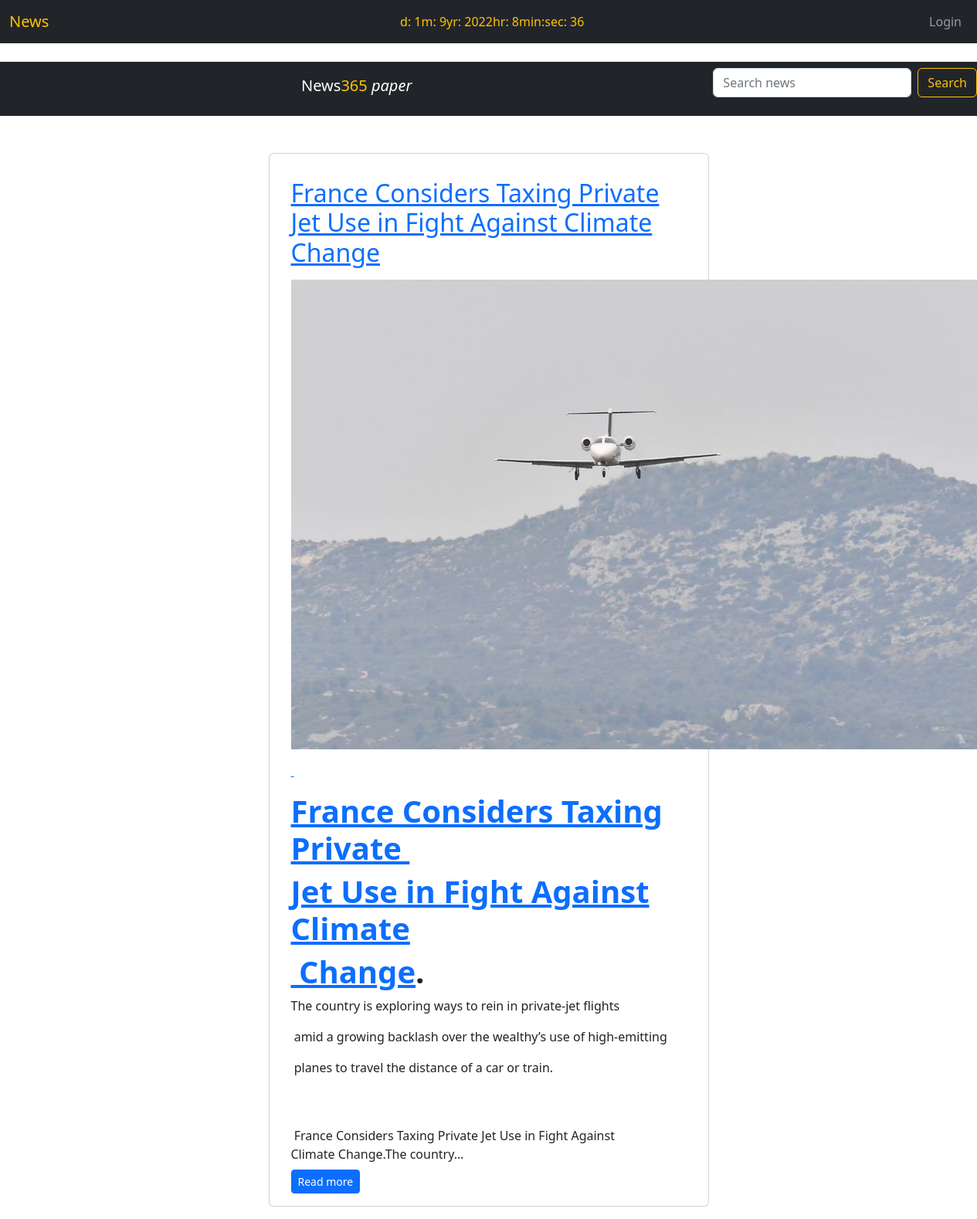
The page / on the database its author committed.
### news/models.py (models this page shows, shortened)
class New(models.Model):
    STATUS = (("Draft","DRAFT"), ("Public","PUBLIC"))
    id = models.UUIDField(primary_key=True, editable=False, default=uuid.uuid4)
    title = models.CharField(max_length=100, help_text='enter nick name here ...')
    status = models.CharField(
                max_length=10, choices=STATUS, default="STATUS", db_index=True
            )
    author = models.ForeignKey(User, on_delete=models.CASCADE, related_name="Authors", null=True, blank=True)
    content = CKEditor5Field('Contents', config_name='extends',null=True,blank=True, help_text="News Here ")
    published = models.DateTimeField(auto_now_add=True)
    created_at = models.DateTimeField(auto_now_add=True)
    updated_at = models.DateTimeField(auto_now_add=True)
    likes = models.ManyToManyField(User, related_name='favourite', blank=True)
    schedule_time = models.DateTimeField(default=datetime.now, null=True,blank=True, editable=True)
    class Meta:
        ordering = ['-created_at']

### news/views.py (the view)
# urls.py: path("", views.NewsListView.as_view(), name="home"),
class NewsListView(ListView):
    model = New
    template_name = "news/news_list.html"
    paginate_by = 3

### categories/context.py (called while the page is built)
def related(request):
    context = {
        'category_list': Category.objects.all(),
    }
    return context

### news/context_processors.py (called while the page is built)
def date_context_processor(request):
    current_datetime = datetime.datetime.now()
    return {
        'current_day': current_datetime.day,
        'current_month': current_datetime.month,
        'current_year': current_datetime.year,
        'current_hour': current_datetime.hour,
        'curent_minutes': current_datetime.minute,
        'current_seconds': current_datetime.second,
    }

### news/templates/news/news_list.html (shortened to what this page needs)
{% extends 'base.html' %}
{% block content %}
<div class="w3-container w3-white">
<div class="container mt-5">
  <div class="row">
    {% for news in new_list %}
    <div class="card col-lg-6 offset-lg-3 mb-3">
      <div class="card-body">
        <a href="{% url 'news:news-details' news.id %}">
          <h2 class="card-title my-3"> {{ news.title }}</h2>
          <div class="article-body">
            {{news.content|safe}}
        </div>
          <p class="card-text mb-auto py-2">{{ news.content|safe|striptags|truncatechars:100 }}</p>
          <div>
            <a href="{% url 'news:news-details' news.id %}" class="btn btn-primary btn-sm">Read more</a>
          </div>
        </a>
        </div>
    </div>
        </div>
    </div>
    {% endfor %}
  </div>
{% endblock %}

### news/templates/base.html (shortened to what this page needs)
{% load fontawesome_5 %}
<html lang="en">
  <head>
    <link href="https://cdn.jsdelivr.net/npm/bootstrap@5.2.0/dist/css/bootstrap.min.css" rel="stylesheet">
     <link rel="stylesheet" href="//cdnjs.cloudflare.com/ajax/libs/highlight.js/10.1.1/styles/monokai-sublime.min.css">
     {% fontawesome_5_static %}
</head>
  <body>
    <div class="container-fluid m-0 p-0">
            <nav class="navbar navbar-dark navbar-expand-lg bg-dark">
                <div class="container-fluid">
                  <a class="navbar-brand text-warning" href="{% url 'news:home' %}">News</a>
                  <ul class="navbar-nav text-warning me-auto mb-2 mb-lg-0">
                    <li>d: {{ current_day }}</li>
                    <li>m: {{ current_month }}</li>
                    <li>yr: {{ current_year }}</li>
                    <li>hr: {{ current_hour }}</li>
                    <li>min: {{ current_minute }}</li>
                    <li>sec: {{ current_seconds }}</li>
                  </ul>
                    <ul class="navbar-nav text-warning ml-auto" >
                        {% if user.is_authenticated %}
                            <li class="nav-item">
                            welcome: {{ user.username }}
                            <a class="nav-link" href="{% url 'logout' %}">Logout</a>
                        </li>
                        {% else %}
                        <li class="nav-item">
                            <a class="nav-link" href="{% url 'login' %}" >Login</a>
                        </li>
                        {% endif %}
                    </ul>
                </div>
            </nav>
        </div>
    <div>
        <div>
            <nav class="navbar navbar-expand-lg navbar-dark bg-dark mt-4">
                <h5 class="text-white me-auto ms-auto">News<span class="text-warning">365</span> <em>paper</em></h5>
                <form class="d-flex"  id="newsQuery" placeholder="search news" method="GET">
                    <input class="form-control me-2" type="search" placeholder="Search news" aria-label="Search">
                    <button class="btn btn-outline-warning outline-warning" type="button" id="#search">Search</button>
                </form>
            </nav>
        </div>
    </div>
    <div>
        {%  block content %}
        {% endblock %}
    </div>
</body>
</html>

### rows shown on the page
New: title "France Considers Taxing Private Jet Use in Fight Against Climate Change", content (picture), content "France Considers Taxing Private Jet Use in Fight Against Climate Change . The country is exploring ways to rein in private-jet flights amid a growing backlash over the wealthy’s use of high-emitting planes to travel the distance of a car or train.", content "France Considers Taxing Private Jet Use in Fight Against Climate Change.The country…"
